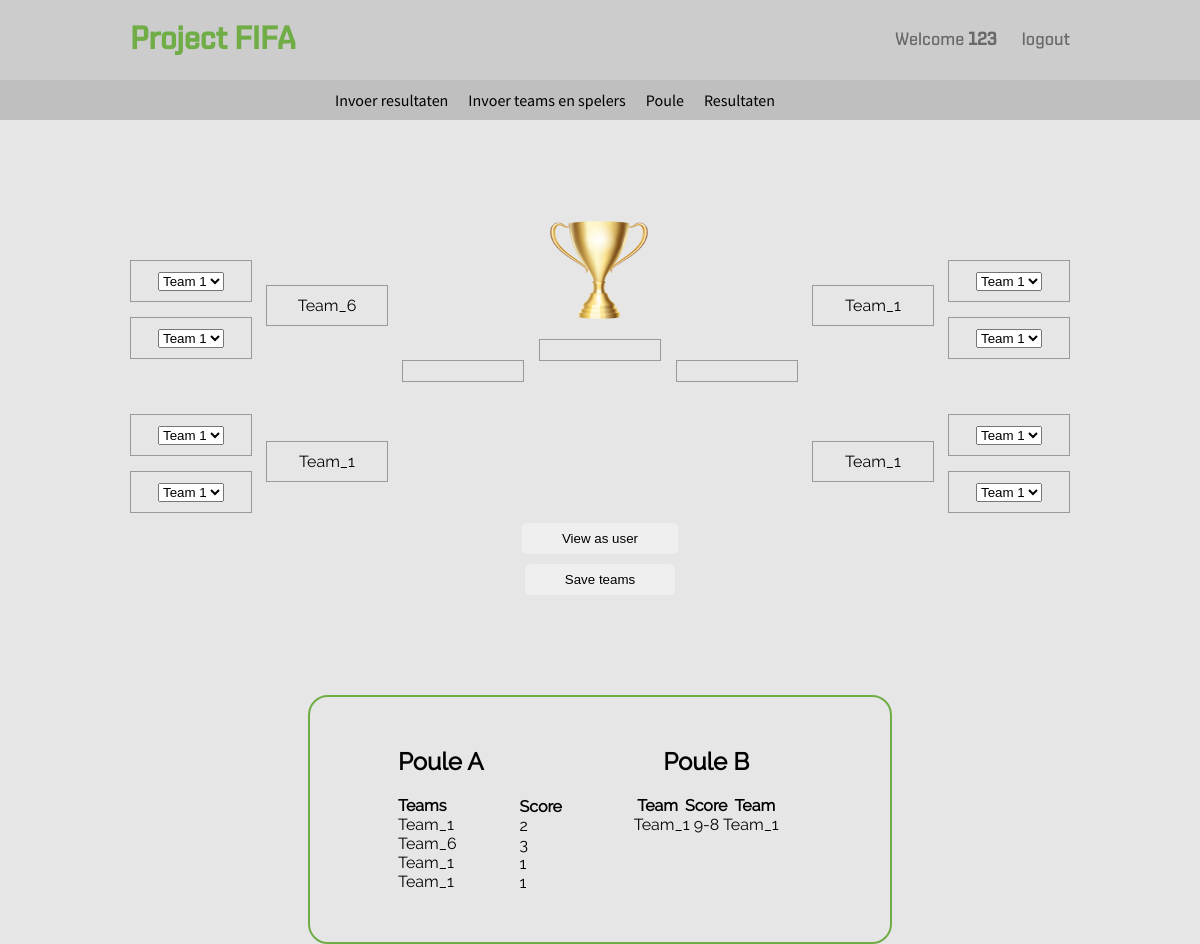
Screenshot of /Poule.php (signed in) with the database file from the repository.
### tables this page shows
CREATE TABLE `tbl_teams` (
  `id` int(11) UNSIGNED NOT NULL,
  `poule_id` int(11) NOT NULL,
  `team_name` varchar(255) NOT NULL,
  `position` int(11) NOT NULL,
  `created_at` datetime NOT NULL DEFAULT CURRENT_TIMESTAMP,
  `deleted_at` datetime DEFAULT NULL
);

CREATE TABLE `tbl_matches` (
  `id` int(10) UNSIGNED NOT NULL,
  `team_id_a` int(10) UNSIGNED NOT NULL,
  `team_id_b` int(10) UNSIGNED NOT NULL,
  `score_team_a` int(10) UNSIGNED DEFAULT NULL,
  `score_team_b` int(10) UNSIGNED DEFAULT NULL,
  `start_time` datetime NOT NULL
);

### public/Poule.php (the view, shortened to what this page needs)
<?php
require ("server.php");
$edit = 0;
for ($i = 0; $i <= 100; $i++) {
    $sql = "SELECT `naam` FROM `tbl_poules` WHERE `id` = '$i'";
    $query = $database->prepare($sql);
    $query->execute();
    $poules = $query->fetchAll();
}
for ($i = 0; $i <= 13; $i++) {
    $sql = "SELECT `team_name` FROM `tbl_teams` WHERE `position` = '$i'";
    $query = $database->prepare($sql);
    $query->execute();
    $poules = $query->fetchAll();
}
$sql = "SELECT COUNT(*) FROM `tbl_poules` ";
$count = $database->prepare($sql);
$count->execute();
$count = $count->fetch(PDO::FETCH_ASSOC);
for ($i = 10; $i <= 24; $i++) {
    $sql = "SELECT `score_team_a` FROM `tbl_matches` WHERE `team_id_a` = '$i'";
    $query = $database->prepare($sql);
    $query->execute();
    $score = $query->fetchAll();
}
for ($i = 10; $i <= 24; $i++) {
    $sql = "SELECT `score_team_b` FROM `tbl_matches` WHERE `team_id_b` = '$i'";
    $query = $database->prepare($sql);
    $query->execute();
    $score = $query->fetchAll();
}
?>
<!doctype html>
<html lang="en">
<head>
    <link rel="stylesheet" href="../css/main.css">
</head>
<body>
    <header>
		<div class="container">
			<div class="logo">
				<h1><a href="index.php">Project FIFA</a></h1>
			</div>
			<div class="login-register-logout">
		        <?php  if (isset($_SESSION['username'])) : ?>
		          <p>Welcome <strong><?php echo $_SESSION['username']; ?></strong></p>
		          <p class="logout"><a href="logout.php">logout</a></p>
		        <?php endif ?>
			</div>
		</div>
    </header>
	<nav>
		<div class="container">
			<ul>
				<?php  if($_SESSION['type'] === 'admin') : ?>
				<li><a href="InvoerResultaten.php">Invoer resultaten</a></li>
				<li><a href="InvoerTeamsEnSpelers.php">Invoer teams en spelers</a></li>
				<?php endif ?>
				<li><a href="Poule.php">Poule</a></li>
				<li><a href="Resultaten.php">Resultaten</a></li>
			</ul>
		</div>
	</nav>
    <?php  if($_SESSION['type'] === 'admin' && $edit == '0') : ?>
    <div class="poule">
        <form action="Poule.php" method="post" class="dani" name="dani">
        <div class="container">
            <div class="left">
                <div class="left-top">
                    <p>
                        <select name="poule1" size="1">
                            <?php
                            for ($i = 1; $i <= $count['COUNT(*)']; $i++): ?>
                                <option><?php echo  ${'file' . $i}['naam'] ?></option>
                            <?php endfor;
                            ?>
                        </select>
                    </p>
                    <p>
                        <select name="poule2" size="1">
                            <?php
                            for ($i = 1; $i <= $count['COUNT(*)']; $i++): ?>
                                <option><?php echo  ${'file' . $i}['naam'] ?></option>
                            <?php endfor;
                            ?>
                        </select>
                    </p>
                </div>
                <div class="left-bottom">
                    <p>
                        <select name="poule3" size="1">
                            <?php
                            for ($i = 1; $i <= $count['COUNT(*)']; $i++): ?>
                                <option><?php echo  ${'file' . $i}['naam'] ?></option>
                            <?php endfor;
                            ?>
                        </select>
                    </p>
                    <p>
                        <select name="poule4" size="1">
                            <?php
                            for ($i = 1; $i <= $count['COUNT(*)']; $i++): ?>
                                <option><?php echo  ${'file' . $i}['naam'] ?></option>
                            <?php endfor;
                            ?>
                        </select>
                    </p>
                </div>
            </div>
            <div class="mid-left">
                <div class="mid-top-left">
                    <p>
                        <?php
                        if ($scorez11['score_team_a'] != 0 || $scorez12['score_team_b'] != 0) {
                            if ($scorez11['score_team_a'] > $scorez12['score_team_b']) {
                                echo $poss1['team_name'];
                                $team1 = $poss1['team_name'];
                                $sql = $database->query("UPDATE `tbl_teams` SET `team_name`='$team1' WHERE `position` = '9'");
                            } else {
                                echo $poss2['team_name'];
                            }
                        }
                        ?>
                    </p>
                </div>
                <div class="mid-bottom-left">
                    <p>
                        <?php
                        if ($scorez13['score_team_a'] != 0 || $scorez14['score_team_b'] != 0) {
                            if ($scorez13['score_team_a'] > $scorez14['score_team_b']) {
                                echo $poss3['team_name'];
                                $team3 = $poss3['team_name'];
                                $sql = $database->query("UPDATE `tbl_teams` SET `team_name`='$team3' WHERE `position` = '10'");
                            } else {
                                echo $poss4['team_name'];
                            }
                        }
                        ?>
                    </p>
                </div>
            </div>
            <div class="main-mid">
                <div class="main-mid-top">
                    <p>
                    </p>
                </div>
                <div class="champion">
                    <img src="../img/cup3.png" alt="">
                    <p>
                    </p>
                </div>
                <div class="main-mid-bottom">
                    <p>
                    </p>
                </div>
            </div>
            <div>
                <div class="mid-right">
                    <div class="mid-top-right">
                        <p>
                            <?php
                            if ($scorez15['score_team_a'] != 0 || $scorez16['score_team_b'] != 0) {
                                if ($scorez15['score_team_a'] > $scorez16['score_team_b']) {
                                    echo $poss5['team_name'];
                                } else {
                                    echo $poss6['team_name'];
                                    $team6 = $poss6['team_name'];
                                    $sql = $database->query("UPDATE `tbl_teams` SET `team_name`='$team6' WHERE `position` = '11'");
                                }
                            }
                            ?>
                        </p>
                    </div>
                    <div class="mid-bottom-right">
                        <p>
                            <?php
                            if ($scorez17['score_team_a'] != 0 || $scorez18['score_team_b'] != 0) {
                                if ($scorez17['score_team_a'] > $scorez18['score_team_b']) {
                                    echo $poss7['team_name'];
                                } else {
                                    echo $poss8['team_name'];
                                    $team8 = $poss8['team_name'];
                                    $sql = $database->query("UPDATE `tbl_teams` SET `team_name`='$team8' WHERE `position` = '12'");
                                }
                            }
                            ?>
                        </p>
                    </div>
                </div>
            </div>
            <div class="right">
                <div class="right-top">
                    <p>
                        <select name="poule5" size="1">
                            <?php
                            for ($i = 1; $i <= $count['COUNT(*)']; $i++): ?>
                                <option><?php echo  ${'file' . $i}['naam'] ?></option>
                            <?php endfor;
                            ?>
                        </select>
                    </p>
                    <p>
                        <select name="poule6" size="1">
                            <?php
                            for ($i = 1; $i <= $count['COUNT(*)']; $i++): ?>
                                <option><?php echo  ${'file' . $i}['naam'] ?></option>
                            <?php endfor;
                            ?>
                        </select>
                    </p>
                </div>
                <div class="right-bottom">
                    <p>
                        <select name="poule7" size="1">
                            <?php
                            for ($i = 1; $i <= $count['COUNT(*)']; $i++): ?>
                                <option><?php echo  ${'file' . $i}['naam'] ?></option>
                            <?php endfor;
                            ?>
                        </select>
                    </p>
                    <p>
                        <select name="poule8" size="1">
                            <?php
                            for ($i = 1; $i <= $count['COUNT(*)']; $i++): ?>
                                <option><?php echo  ${'file' . $i}['naam'] ?></option>
                            <?php endfor;
                            ?>
                        </select>
                    </p>
                </div>
            </div>
        </div>
            <input value="View as user" type="submit" name="edit" class="btn1">
            <input value="Save teams" type="submit" name="send" class="btn1">
        </form>
    </div>
    <?php endif ?>
    <div class="results">
    <div class="Pouleresults">
        <div class="teams">
            <h2>Poule A</h2>
            <ul>
                <li>
                    <p class="tag">Teams</p>
                </li>
                <li>
                    <p><?php echo $poss1['team_name'] ?></p>
                </li>
                <li>
                    <p><?php echo $poss2['team_name'] ?></p>
                </li>
                <li>
                    <p><?php echo $poss3['team_name'] ?></p>
                </li>
                <li>
                    <p><?php echo $poss4['team_name'] ?></p>
                </li>
            </ul>
        </div>
        <div class="score">
            <ul>
                <li>
                    <p class="tag">Score</p>
                </li>
                <li>
                    <p><?php echo $scorea11['score_team_a']; ?></p>
                </li>
                <li>
                    <p><?php echo $scoreb12['score_team_b']; ?></p>
                </li>
                <li>
                    <p><?php echo $scorea13['score_team_a']; ?></p>
                </li>
                <li>
                    <p><?php echo $scoreb14['score_team_b']; ?></p>
                </li>
            </ul>
        </div>
    </div>
    <div class="result">
    <div class="Pouleresults">
        <div class="teams">
            <h2>Poule B</h2>
            <ul>
                <div class="team">
                <li>
                    <p class="tag">Team</p><p class="tag">Score</p><p class="tag">Team</p>
                </li>
                </div>
                <li>
                    <p><?php echo $poss5['team_name'] . '' . ' ' .  $scorea15['score_team_a'].'-'.$scoreb16['score_team_b'] . ' ' . ' ' . $poss6['team_name'] ?></p>
                </li>
            </ul>
        </div>
    </div>
</div>
</div>
</body>
</html>

### css/main.css (style rules this page uses)
* { margin: 0; padding: 0; }
body { background: #e6e6e6; }
html { font-size: 16px; }
.container { width: 940px; margin: 0 auto; height: 100%; }
h1 { font-family: "ShentoxMedium"; }
header { height: 80px; background: #cccccc; }
header .container { display: flex; justify-content: space-between; }
header h1 { line-height: 30px; padding-top: 25px; }
header h1 a { text-decoration: none; color: #70AD47; }
header .login-register-logout { display: flex; align-items: center; }
header .login-register-logout p { color: #696969; font-family: "ShentoxMedium"; font-size: 18px; }
header .login-register-logout a { text-decoration: none; color: #696969; }
header .logout { margin-left: 25px; }
nav { height: 40px; background: #bfbfbf; }
nav .container { width: 550px; }
nav ul { display: flex; list-style: none; justify-content: space-between; height: 100%; }
nav ul a { text-decoration: none; color: #000000; font-family: "Source"; height: 100%; display: flex; align-items: center; padding: 0px 10px 0px 10px; }
.poule { margin-top: 125px; }
.poule .container { display: flex; justify-content: space-between; }
.poule .container p { border: 1px #999999 solid; text-align: center; margin-top: 15px; padding: 10px 10px; font-family: "Raleway"; width: 100px; }
.poule .right-bottom { padding-top: 40px; }
.poule .left-bottom { padding-top: 40px; }
.poule .mid-right { padding-top: 25px; }
.poule .mid-bottom-right { padding-top: 100px; }
.poule .mid-left { padding-top: 25px; }
.poule .mid-bottom-left { padding-top: 100px; }
.main-mid { display: flex; padding-top: 100px; }
.main-mid-top { padding-right: 15px; }
.main-mid-bottom { padding-left: 15px; }
.champion { margin-top: -125px; }
.champion img { height: 100px; width: 100px; margin-left: 10px; }
.Pouleresults { display: flex; justify-content: space-around; width: 200px; }
.teams ul { display: flex; flex-direction: column; list-style: none; }
.score ul { list-style: none; padding-top: 30px; }
.poule input { border-radius: 5px; border: #999999; padding: 8px 40px; margin-top: 10px; }
.btn1 { display: flex; margin: 0 auto; }
.container { display: flex; justify-content: space-between; }
.results { display: flex; justify-content: space-around; max-width: 40%; margin: 0 auto; margin-top: 100px; font-family: Raleway; border: #70AD47 2px solid; padding: 50px 50px; border-radius: 20px; }
.results h2 { text-align: center; }
.tag { font-weight: bold; padding-top: 20px; }
.team li { display: flex; justify-content: space-around; }

### rows the page displays
tbl_teams: team_name "Team_6"
tbl_teams: team_name "Team_1"
tbl_matches: score_team_a "2"
tbl_matches: score_team_b "3", score_team_a "9"
tbl_matches: score_team_a "1", score_team_b "1"
tbl_matches: score_team_b "8"

### other values shown
$_SESSION['username'] "123"
form field poule1 "Team 1"
form field poule2 "Team 1"
form field poule3 "Team 1"
form field poule4 "Team 1"
form field poule5 "Team 1"
form field poule6 "Team 1"
form field poule7 "Team 1"
form field poule8 "Team 1"
